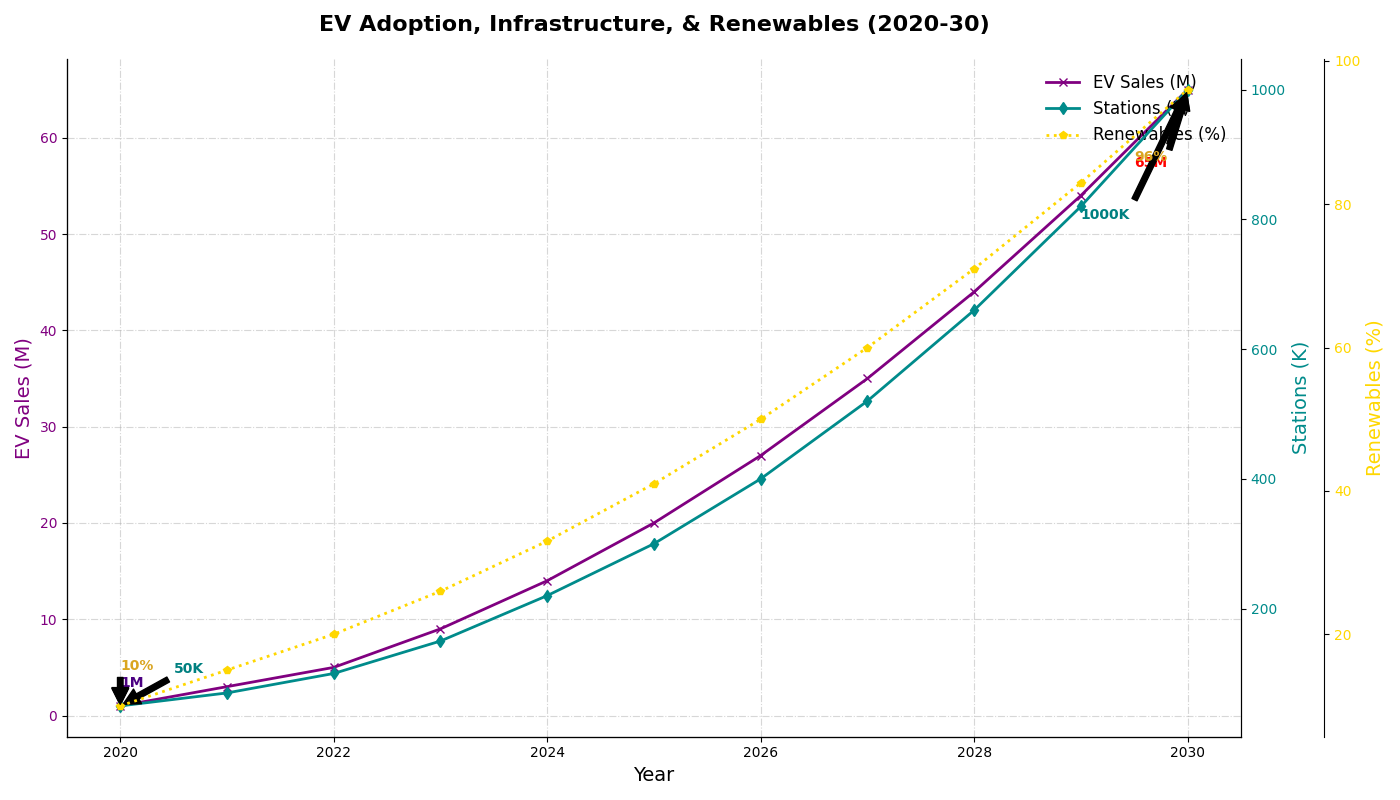

Recreate this plot in Python.
import matplotlib.pyplot as plt
import numpy as np

years = np.arange(2020, 2031)
ev_sales = [1, 3, 5, 9, 14, 20, 27, 35, 44, 54, 65]
charging_stations = [50, 70, 100, 150, 220, 300, 400, 520, 660, 820, 1000]
renewable_growth = [10, 15, 20, 26, 33, 41, 50, 60, 71, 83, 96]

fig, ax1 = plt.subplots(figsize=(14, 8))

ax1.plot(years, ev_sales, color='purple', marker='x', linestyle='-', linewidth=2, label='EV Sales (M)')
ax1.set_title("EV Adoption, Infrastructure, & Renewables (2020-30)", fontsize=16, fontweight='bold', pad=20)
ax1.set_xlabel("Year", fontsize=14)
ax1.set_ylabel("EV Sales (M)", fontsize=14, color='purple')
ax1.tick_params(axis='y', labelcolor='purple')

ax2 = ax1.twinx()
ax2.plot(years, charging_stations, color='darkcyan', marker='d', linestyle='-', linewidth=2, label='Stations (K)')
ax2.set_ylabel("Stations (K)", fontsize=14, color='darkcyan')
ax2.tick_params(axis='y', labelcolor='darkcyan')

ax3 = ax1.twinx()
ax3.spines['right'].set_position(('outward', 60))
ax3.plot(years, renewable_growth, color='gold', marker='p', linestyle=':', linewidth=2, label='Renewables (%)')
ax3.set_ylabel("Renewables (%)", fontsize=14, color='gold')
ax3.tick_params(axis='y', labelcolor='gold')

ax1.grid(True, linestyle='-.', alpha=0.5)

lines_1, labels_1 = ax1.get_legend_handles_labels()
lines_2, labels_2 = ax2.get_legend_handles_labels()
lines_3, labels_3 = ax3.get_legend_handles_labels()
ax1.legend(lines_1 + lines_2 + lines_3, labels_1 + labels_2 + labels_3, loc='upper right', fontsize=12, frameon=False)

ax1.spines['top'].set_visible(False)
ax2.spines['top'].set_visible(False)
ax3.spines['top'].set_visible(False)

ax1.annotate(f'{ev_sales[0]}M', xy=(2020, ev_sales[0]), xytext=(2020, ev_sales[0] + 2),
             arrowprops=dict(facecolor='black', shrink=0.05),
             fontsize=10, fontweight='bold', color='indigo')

ax1.annotate(f'{ev_sales[-1]}M', xy=(2030, ev_sales[-1]), xytext=(2029.5, ev_sales[-1] - 8),
             arrowprops=dict(facecolor='black', shrink=0.05),
             fontsize=10, fontweight='bold', color='red')

ax2.annotate(f'{charging_stations[0]}K', xy=(2020, charging_stations[0]), xytext=(2020.5, charging_stations[0] + 50),
             arrowprops=dict(facecolor='black', shrink=0.05),
             fontsize=10, fontweight='bold', color='teal')

ax2.annotate(f'{charging_stations[-1]}K', xy=(2030, charging_stations[-1]), xytext=(2029, charging_stations[-1] - 200),
             arrowprops=dict(facecolor='black', shrink=0.05),
             fontsize=10, fontweight='bold', color='teal')

ax3.annotate(f'{renewable_growth[0]}%', xy=(2020, renewable_growth[0]), xytext=(2020, renewable_growth[0] + 5),
             arrowprops=dict(facecolor='black', shrink=0.05),
             fontsize=10, fontweight='bold', color='goldenrod')

ax3.annotate(f'{renewable_growth[-1]}%', xy=(2030, renewable_growth[-1]), xytext=(2029.5, renewable_growth[-1] - 10),
             arrowprops=dict(facecolor='black', shrink=0.05),
             fontsize=10, fontweight='bold', color='goldenrod')

plt.tight_layout()
plt.show()
